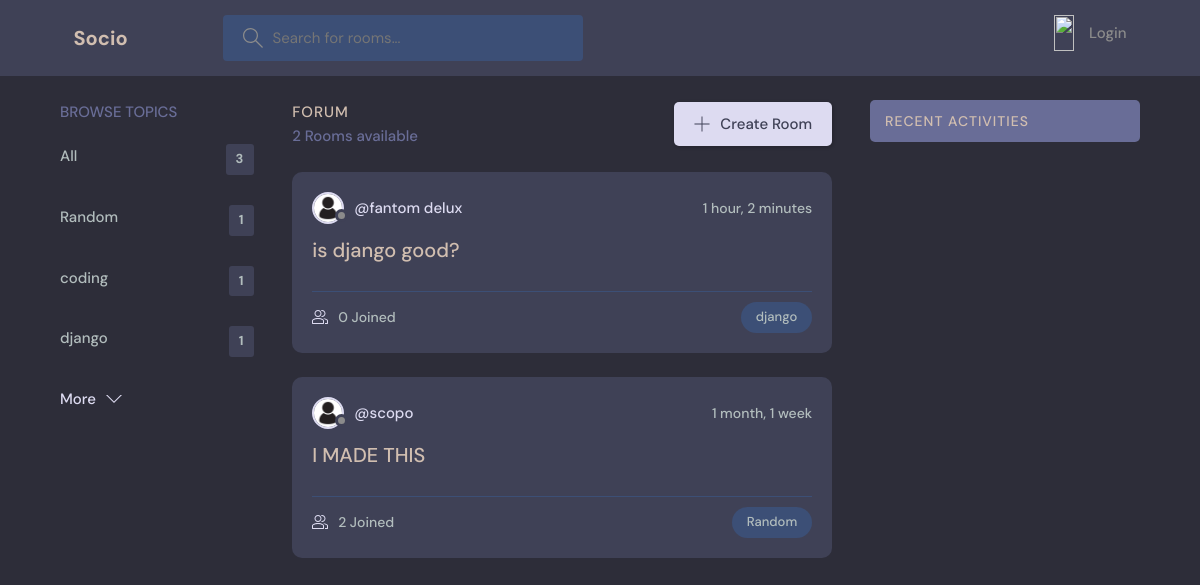
/?q=django, run on the app's committed database.
### base/models.py (models this page shows, shortened)
class Topic (models.Model):
    name = models.CharField(max_length=200)
    def __str__(self):
        return self.name

class Room (models.Model):
    host = models.ForeignKey(User,  on_delete=models.SET_NULL, null=True)
    topic = models.ForeignKey(Topic, on_delete=models.SET_NULL, null=True)
    name=models.CharField(max_length=200)
    description=models.TextField(null=True, blank=True)
    participants = models.ManyToManyField(User,related_name='participants')
    update = models.DateTimeField(auto_now=True)
    created=models.DateTimeField(auto_now_add=True)
    class Meta:
        ordering= ['-update', '-created']

class User(AbstractUser):
    name=models.CharField(max_length=200,null=True)
    email=models.EmailField(unique=True, null=True)
    bio=models.TextField(null=True)
    avatar= models.ImageField(null=True,default="pro.jpg")
    USERNAME_FIELD = 'email'
    REQUIRED_FIELDS=[]

### base/views.py (the view)
# urls.py: path('',views.home, name="HOME"),
def home (request):
    q=request.GET.get('q') if request.GET.get('q') != None else ''
    rooms=Room.objects.filter(
        Q(topic__name__icontains=q) |
        Q(name__icontains=q) |
        Q(description__icontains=q)
        )
    topics=Topic.objects.all()[0:6]
    room_count=rooms.count()
    room_messages=Message.objects.filter(Q(room__topic__name__icontains=q))[0:5]
    context= {'rooms' : rooms , 'topics':topics, 'room_count': room_count,'room_messages':room_messages}
    return render(request,'base/home.html',context )

### base/templates/base/home.html (shortened to what this page needs)
{% extends 'main.html' %} {% block content %} {% load static %}
<main class="layout layout--3">
  <div class="container">
    <div>{% include 'base/topics_comp.html' %}</div>
    <div class="roomList">
      <div class="roomList__header">
        <div>
          <h2>Forum</h2>
          <p>{{room_count}} Rooms available</p>
        </div>
        <a class="btn btn--main" href="{% url 'create-room' %}">
          <svg
            version="1.1"
            xmlns="http://www.w3.org/2000/svg"
            width="32"
            height="32"
            viewBox="0 0 32 32"
          >
            <title>add</title>
            <path
              d="M16.943 0.943h-1.885v14.115h-14.115v1.885h14.115v14.115h1.885v-14.115h14.115v-1.885h-14.115v-14.115z"
            ></path>
          </svg>
          Create Room
        </a>
      </div>
      {% include 'base/feed_comp.html' %}
    </div>
    {% include 'base/activity_comp.html' %}
  </div>
</main>
{% endblock %}

### base/templates/base/topics_comp.html
    <div class="topics">
      <div class="topics__header">
        <h2>Browse Topics</h2>
      </div>
      <ul class="topics__list">
        <li>
          <a href="{% url 'HOME' %}">All <span>{{topics.count}}</span></a>
        </li>
        {% for topic in topics %}
        <li>
          <a href="{% url 'HOME' %}?q={{topic.name}}">{{topic.name}} <span>{{topic.room_set.all.count}}</span> </a>
        </li>
        {% endfor %}
      </ul>
      <a class="btn btn--link" href="{% url 'topics' %}">
        More
        <svg
          version="1.1"
          xmlns="http://www.w3.org/2000/svg"
          width="32"
          height="32"
          viewBox="0 0 32 32"
        >
          <title>chevron-down</title>
          <path d="M16 21l-13-13h-3l16 16 16-16h-3l-13 13z"></path>
        </svg>
      </a>
    </div>

### base/templates/base/feed_comp.html (shortened to what this page needs)
{% load static%} {% for room in rooms %}
<div class="roomListRoom">
  <div class="roomListRoom__header">
    <a
      href="{% url 'user-profile' room.host.id %}"
      class="roomListRoom__author"
    >
      <div class="avatar avatar--small">
        <img src="{% static 'images/pro.jpg' %}" />
      </div>
      <span>@{{room.host.name}}</span>
    </a>
    <div class="roomListRoom__actions">
      <span>{{room.created|timesince}}</span>
    </div>
  </div>
  <div class="roomListRoom__content">
    <a href="{% url 'room' room.id %}">{{room.name}}</a>
  </div>
  <div class="roomListRoom__meta">
    <a href="room.html" class="roomListRoom__joined">
      {{room.participants.count}} Joined
    </a>
    <p class="roomListRoom__topic">{{room.topic}}</p>
  </div>
</div>
{% endfor %}

### static/styles/style.css (style rules this page uses)
:root { --color-main: #DDDBF1; --color-main-light: #e1f6fb; --color-dark: #3f4156; --color-dark-medium: #3C4F76; --color-dark-light: #696d97; --color-light: #D1BEB0; --color-gray: #8b8b8b; --color-light-gray: #b2bdbd; --color-bg: #2d2d39; --color-success: #5dd693; --color-error: #fc4b0b; }
* { font-family: "DM Sans", -apple-system, BlinkMacSystemFont, "Segoe UI", Roboto, Oxygen, Ubuntu, Cantarell, "Open Sans", "Helvetica Neue", sans-serif; margin: 0; padding: 0; box-sizing: border-box; text-rendering: optimizeLegibility; font-size: inherit; }
html { font-size: 56.25%; }
@media only screen and (min-width: 1200px) { html { font-size: 62.5%; } }
body { line-height: 1.6; font-weight: 400; font-size: 1.5rem; color: var(--color-light-gray); background-color: var(--color-bg); min-height: 100vh; }
img { width: 100%; }
a { display: inline-block; color: var(--color-main); text-decoration: none; }
.container { max-width: 120rem; width: 90%; margin: auto; }
.btn { background-color: transparent; border: none; display: inline-flex; align-items: center; gap: 1rem; cursor: pointer; transition: all ease-in-out 0.3s; padding: 1rem 2rem; border-radius: 5px; box-shadow: 1px 1px 3px 1px rgba(0, 0, 0, 0.15); font-weight: 500; }
.btn--link { border-radius: 0; padding: 0; color: var(--color-main); box-shadow: none; }
.btn--main { background-color: var(--color-main); color: var(--color-dark); }
.btn > svg { fill: currentColor; width: 1.6rem; height: 1.6rem; }
.avatar { position: relative; display: inline-block; border-radius: 50%; border: 2px solid var(--color-main); }
.avatar img { display: block; border-radius: 50%; object-fit: cover; object-position: center; }
.avatar::after { content: ""; display: block; position: absolute; background-color: var(--color-gray); z-index: 111; border-radius: 50%; border: 0.3rem solid var(--color-dark); }
.avatar.avatar--small img { width: 2.8rem; height: 2.8rem; }
.avatar.avatar--small:after { width: 0.7rem; height: 0.7rem; bottom: 0px; right: -6px; }
.layout { margin-top: 2.4rem; }
.layout > .container { display: flex; justify-content: space-between; align-items: flex-start; }
.layout--3 > .container > div:first-child { flex-basis: 18%; max-width: 22.5rem; }
.layout--3 > .container > div:nth-child(2) { flex-basis: 50%; }
.topics__header { margin-bottom: 2rem; }
.topics__header h2 { text-transform: uppercase; font-weight: 500; color: var(--color-dark-light); }
.topics__list { list-style: none; }
.topics__list li a { display: flex; justify-content: space-between; margin-bottom: 3rem; font-weight: 500; color: var(--color-light-gray); transition: all 0.3s ease-in-out; }
.topics__list li a span { padding: 0.5rem 1rem; background-color: var(--color-dark); border-radius: 3px; font-size: 1.3rem; font-weight: 700; letter-spacing: 1px; }
.roomList__header { display: flex; justify-content: space-between; align-items: center; margin-bottom: 2.4rem; }
.roomList__header h2 { text-transform: uppercase; font-weight: 500; color: var(--color-light); letter-spacing: 1px; }
.roomList__header p { font-weight: 500; color: var(--color-dark-light); }
.roomListRoom { margin-bottom: 2.4rem; background-color: var(--color-dark); border-radius: 1rem; padding: 2rem; }
.roomListRoom__header { display: flex; justify-content: space-between; align-items: center; }
.roomListRoom__author { font-weight: 500; display: flex; align-items: center; gap: 1rem; }
.roomListRoom__actions { display: flex; align-items: flex-start; gap: 1rem; position: relative; }
.roomListRoom__actions span { font-size: 1.4rem; font-weight: 500; }
.roomListRoom__content { margin: 1rem 0; }
.roomListRoom__content a { font-size: 2rem; font-weight: 500; margin-bottom: 1.5rem; color: var(--color-light); transition: all 0.3s ease-in-out; }
.roomListRoom__meta { border-top: 1px solid var(--color-dark-medium); padding-top: 1rem; display: flex; align-items: center; justify-content: space-between; }
.roomListRoom__joined { color: var(--color-light-gray); display: flex; align-items: center; gap: 1rem; font-size: 1.4rem; font-weight: 500; }
.roomListRoom__joined svg { fill: var(--color-main); width: 1.6rem; height: 1.6rem; }
.roomListRoom__topic { padding: 5px 1.5rem; background-color: var(--color-dark-medium); border-radius: 5rem; font-weight: 500; font-size: 1.3rem; }

### data on the page
Topic: name "Random", room_set.all.count "1"
Topic: name "coding", room_set.all.count "1"
Topic: name "django", room_set.all.count "1"
Room: host.name "fantom delux", created "1 hour, 2 minutes", name "is django good?", participants.count "0", topic "django"
Room: host.name "scopo", created "1 month, 1 week", name "I MADE THIS", participants.count "2", topic "Random"

### other printed values
{{ topics.count }} "3"
{{ room_count }} "2"
